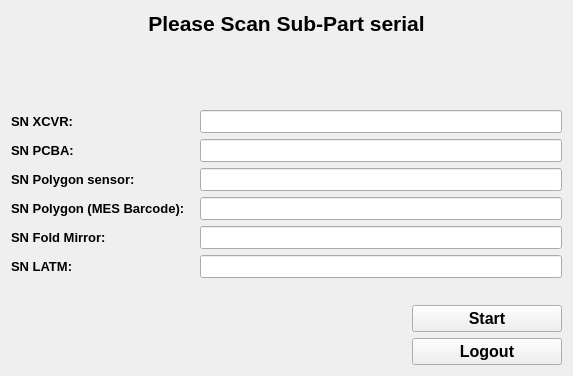
<?xml version="1.0" encoding="UTF-8"?>
<ui version="4.0">
 <class>Dialog</class>
 <widget class="QDialog" name="Dialog">
  <property name="geometry">
   <rect>
    <x>0</x>
    <y>0</y>
    <width>573</width>
    <height>376</height>
   </rect>
  </property>
  <property name="sizePolicy">
   <sizepolicy hsizetype="Fixed" vsizetype="Fixed">
    <horstretch>0</horstretch>
    <verstretch>0</verstretch>
   </sizepolicy>
  </property>
  <property name="minimumSize">
   <size>
    <width>573</width>
    <height>376</height>
   </size>
  </property>
  <property name="maximumSize">
   <size>
    <width>573</width>
    <height>376</height>
   </size>
  </property>
  <property name="windowTitle">
   <string>Dialog</string>
  </property>
  <layout class="QVBoxLayout" name="verticalLayout">
   <item>
    <widget class="QLabel" name="label">
     <property name="font">
      <font>
       <pointsize>16</pointsize>
       <weight>75</weight>
       <bold>true</bold>
      </font>
     </property>
     <property name="text">
      <string>Please Scan Sub-Part serial</string>
     </property>
     <property name="alignment">
      <set>Qt::AlignCenter</set>
     </property>
    </widget>
   </item>
   <item>
    <spacer name="verticalSpacer">
     <property name="orientation">
      <enum>Qt::Vertical</enum>
     </property>
     <property name="sizeHint" stdset="0">
      <size>
       <width>20</width>
       <height>40</height>
      </size>
     </property>
    </spacer>
   </item>
   <item>
    <layout class="QGridLayout" name="gridLayout">
     <item row="2" column="2">
      <widget class="QLineEdit" name="Poly_Sensor">
       <property name="sizePolicy">
        <sizepolicy hsizetype="Expanding" vsizetype="Fixed">
         <horstretch>0</horstretch>
         <verstretch>0</verstretch>
        </sizepolicy>
       </property>
       <property name="font">
        <font>
         <pointsize>10</pointsize>
         <weight>75</weight>
         <bold>true</bold>
        </font>
       </property>
      </widget>
     </item>
     <item row="4" column="0">
      <widget class="QLabel" name="label_6">
       <property name="font">
        <font>
         <pointsize>10</pointsize>
         <weight>75</weight>
         <bold>true</bold>
        </font>
       </property>
       <property name="text">
        <string>SN Fold Mirror: </string>
       </property>
      </widget>
     </item>
     <item row="2" column="0">
      <widget class="QLabel" name="label_4">
       <property name="font">
        <font>
         <pointsize>10</pointsize>
         <weight>75</weight>
         <bold>true</bold>
        </font>
       </property>
       <property name="text">
        <string>SN Polygon sensor: </string>
       </property>
      </widget>
     </item>
     <item row="5" column="2">
      <widget class="QLineEdit" name="LATM">
       <property name="sizePolicy">
        <sizepolicy hsizetype="Expanding" vsizetype="Fixed">
         <horstretch>0</horstretch>
         <verstretch>0</verstretch>
        </sizepolicy>
       </property>
       <property name="font">
        <font>
         <pointsize>10</pointsize>
         <weight>75</weight>
         <bold>true</bold>
        </font>
       </property>
      </widget>
     </item>
     <item row="3" column="0">
      <widget class="QLabel" name="label_5">
       <property name="sizePolicy">
        <sizepolicy hsizetype="Fixed" vsizetype="Preferred">
         <horstretch>0</horstretch>
         <verstretch>0</verstretch>
        </sizepolicy>
       </property>
       <property name="font">
        <font>
         <pointsize>10</pointsize>
         <weight>75</weight>
         <bold>true</bold>
        </font>
       </property>
       <property name="text">
        <string>SN Polygon (MES Barcode): </string>
       </property>
      </widget>
     </item>
     <item row="1" column="2">
      <widget class="QLineEdit" name="PCBA">
       <property name="sizePolicy">
        <sizepolicy hsizetype="Expanding" vsizetype="Fixed">
         <horstretch>0</horstretch>
         <verstretch>0</verstretch>
        </sizepolicy>
       </property>
       <property name="font">
        <font>
         <pointsize>10</pointsize>
         <weight>75</weight>
         <bold>true</bold>
        </font>
       </property>
      </widget>
     </item>
     <item row="4" column="2">
      <widget class="QLineEdit" name="Fold">
       <property name="sizePolicy">
        <sizepolicy hsizetype="Expanding" vsizetype="Fixed">
         <horstretch>0</horstretch>
         <verstretch>0</verstretch>
        </sizepolicy>
       </property>
       <property name="font">
        <font>
         <pointsize>10</pointsize>
         <weight>75</weight>
         <bold>true</bold>
        </font>
       </property>
      </widget>
     </item>
     <item row="3" column="2">
      <widget class="QLineEdit" name="Poly_MES">
       <property name="sizePolicy">
        <sizepolicy hsizetype="Expanding" vsizetype="Fixed">
         <horstretch>0</horstretch>
         <verstretch>0</verstretch>
        </sizepolicy>
       </property>
       <property name="font">
        <font>
         <pointsize>10</pointsize>
         <weight>75</weight>
         <bold>true</bold>
        </font>
       </property>
      </widget>
     </item>
     <item row="7" column="2">
      <widget class="QPushButton" name="StartButton">
       <property name="sizePolicy">
        <sizepolicy hsizetype="Fixed" vsizetype="Fixed">
         <horstretch>0</horstretch>
         <verstretch>0</verstretch>
        </sizepolicy>
       </property>
       <property name="minimumSize">
        <size>
         <width>150</width>
         <height>0</height>
        </size>
       </property>
       <property name="maximumSize">
        <size>
         <width>150</width>
         <height>16777215</height>
        </size>
       </property>
       <property name="font">
        <font>
         <pointsize>12</pointsize>
         <weight>75</weight>
         <bold>true</bold>
        </font>
       </property>
       <property name="layoutDirection">
        <enum>Qt::RightToLeft</enum>
       </property>
       <property name="text">
        <string>Start</string>
       </property>
       <property name="autoDefault">
        <bool>false</bool>
       </property>
      </widget>
     </item>
     <item row="1" column="0">
      <widget class="QLabel" name="label_3">
       <property name="font">
        <font>
         <pointsize>10</pointsize>
         <weight>75</weight>
         <bold>true</bold>
        </font>
       </property>
       <property name="text">
        <string>SN PCBA: </string>
       </property>
      </widget>
     </item>
     <item row="5" column="0">
      <widget class="QLabel" name="label_7">
       <property name="font">
        <font>
         <pointsize>10</pointsize>
         <weight>75</weight>
         <bold>true</bold>
        </font>
       </property>
       <property name="text">
        <string>SN LATM: </string>
       </property>
      </widget>
     </item>
     <item row="8" column="2">
      <widget class="QPushButton" name="LogoutButton">
       <property name="sizePolicy">
        <sizepolicy hsizetype="Fixed" vsizetype="Fixed">
         <horstretch>0</horstretch>
         <verstretch>0</verstretch>
        </sizepolicy>
       </property>
       <property name="minimumSize">
        <size>
         <width>150</width>
         <height>0</height>
        </size>
       </property>
       <property name="maximumSize">
        <size>
         <width>150</width>
         <height>16777215</height>
        </size>
       </property>
       <property name="font">
        <font>
         <pointsize>12</pointsize>
         <weight>75</weight>
         <bold>true</bold>
        </font>
       </property>
       <property name="layoutDirection">
        <enum>Qt::RightToLeft</enum>
       </property>
       <property name="text">
        <string>Logout</string>
       </property>
       <property name="autoDefault">
        <bool>false</bool>
       </property>
      </widget>
     </item>
     <item row="0" column="0">
      <widget class="QLabel" name="label_2">
       <property name="font">
        <font>
         <pointsize>10</pointsize>
         <weight>75</weight>
         <bold>true</bold>
        </font>
       </property>
       <property name="text">
        <string>SN XCVR: </string>
       </property>
      </widget>
     </item>
     <item row="0" column="2">
      <widget class="QLineEdit" name="XCVR">
       <property name="sizePolicy">
        <sizepolicy hsizetype="Expanding" vsizetype="Fixed">
         <horstretch>0</horstretch>
         <verstretch>0</verstretch>
        </sizepolicy>
       </property>
       <property name="maximumSize">
        <size>
         <width>16777215</width>
         <height>16777215</height>
        </size>
       </property>
       <property name="font">
        <font>
         <pointsize>10</pointsize>
         <weight>75</weight>
         <bold>true</bold>
        </font>
       </property>
      </widget>
     </item>
     <item row="6" column="0" colspan="3">
      <widget class="QLabel" name="Error_label">
       <property name="font">
        <font>
         <pointsize>10</pointsize>
         <weight>75</weight>
         <bold>true</bold>
        </font>
       </property>
       <property name="text">
        <string/>
       </property>
      </widget>
     </item>
    </layout>
   </item>
  </layout>
 </widget>
 <resources/>
 <connections/>
</ui>
